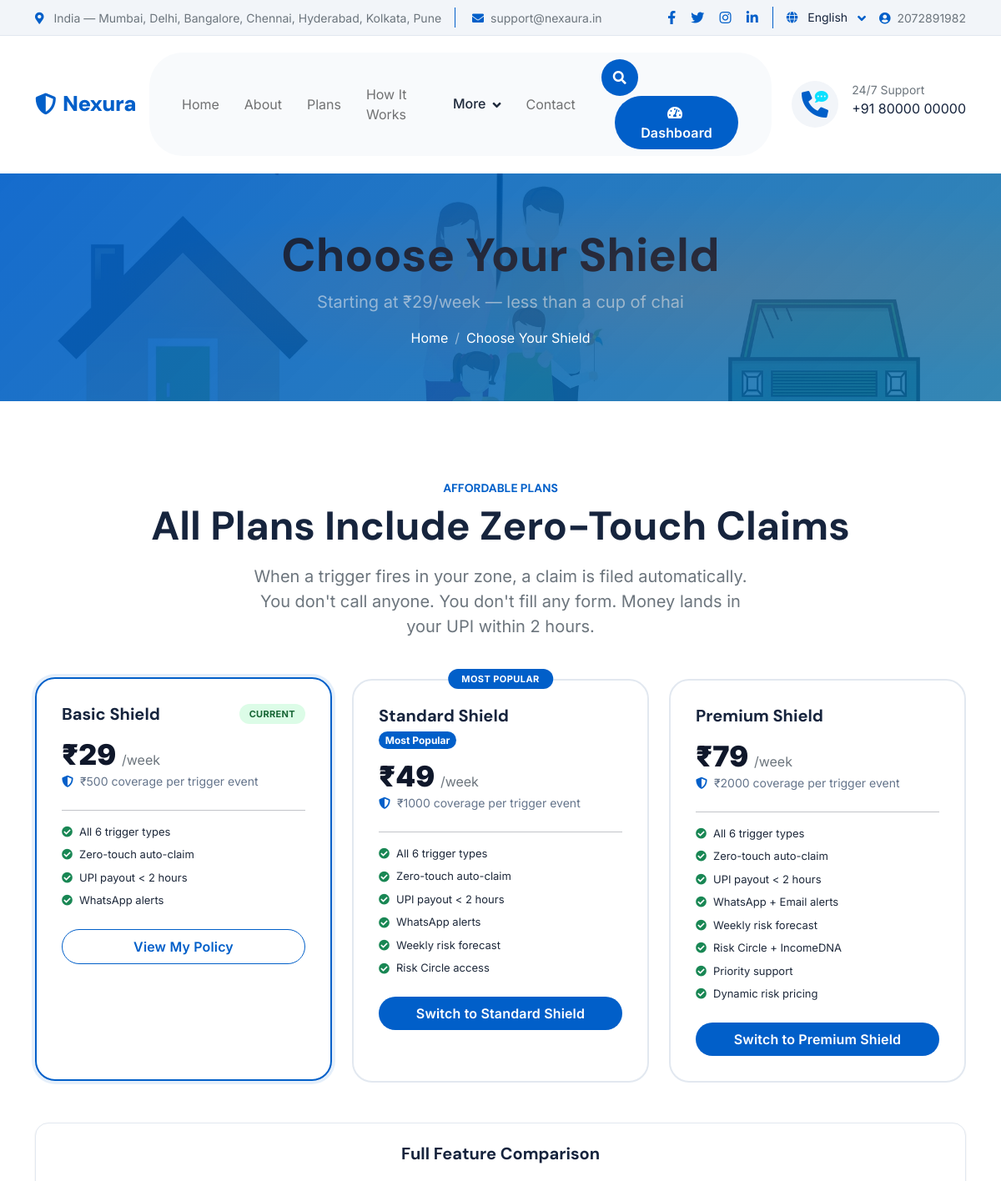
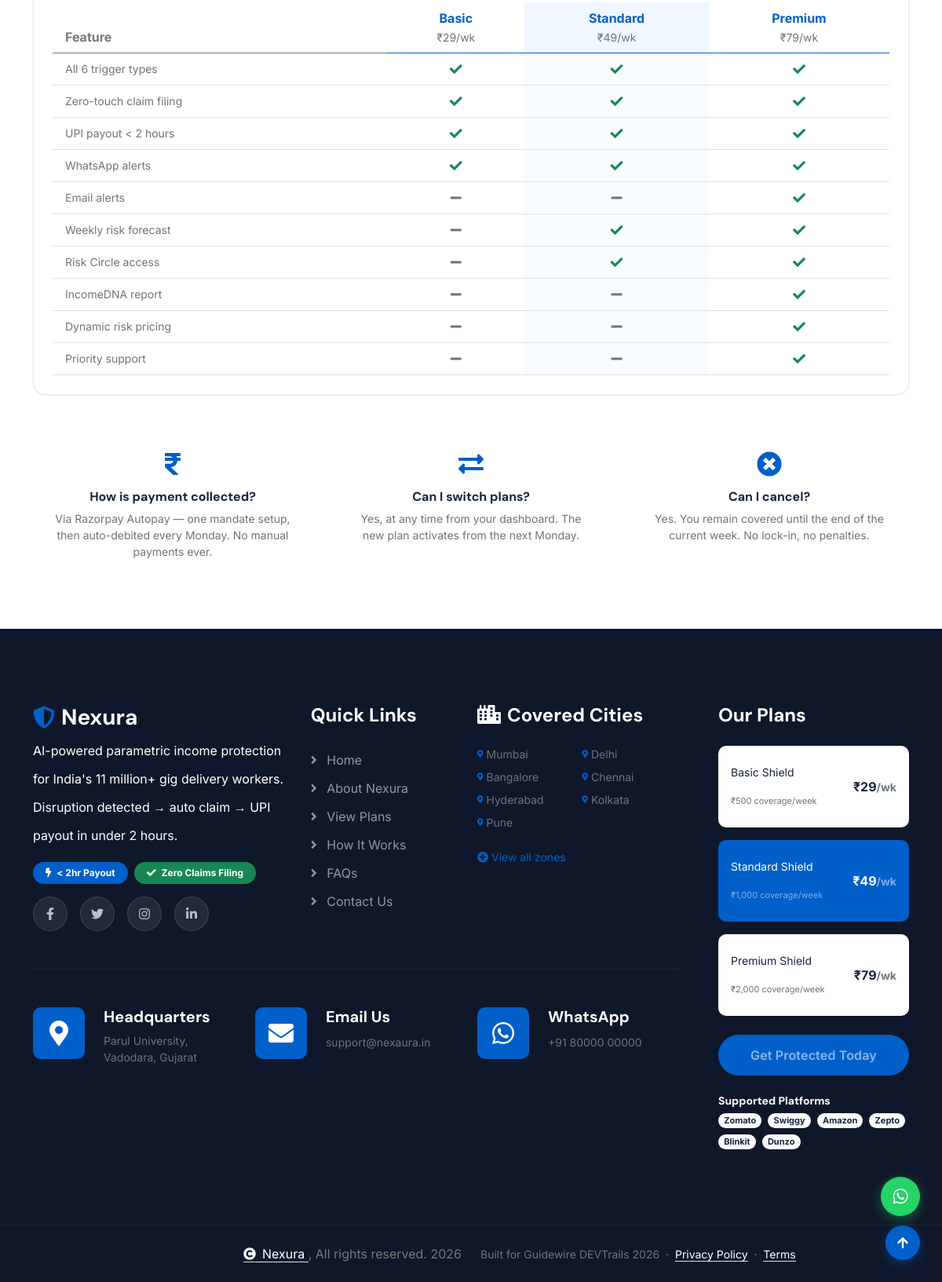
Screenshot of /plans/ (signed in) with the database file from the repository (2 pictures, top to bottom).
### apps/accounts/models.py (models this page shows, shortened)
class User(AbstractBaseUser, PermissionsMixin):
	LANGUAGE_CHOICES = [
		("en", "English"),
		("hi", "Hindi"),
		("bn", "Bengali"),
	]
	mobile = models.CharField(max_length=10, unique=True, validators=[mobile_validator])
	email = models.EmailField(blank=True, null=True)
	is_worker = models.BooleanField(default=True)
	is_admin = models.BooleanField(default=False)
	is_staff = models.BooleanField(default=False)
	is_active = models.BooleanField(default=True)
	mobile_verified = models.BooleanField(default=False)
	profile_complete = models.BooleanField(default=False)
	language = models.CharField(max_length=5, choices=LANGUAGE_CHOICES, default="en")
	date_joined = models.DateTimeField(auto_now_add=True)
	objects = UserManager()
	USERNAME_FIELD = "mobile"
	REQUIRED_FIELDS = []
	class Meta:
		ordering = ["-date_joined"]

### apps/policies/models.py (models this page shows, shortened)
class PlanTier(models.Model):
	name = models.CharField(max_length=80)
	slug = models.SlugField(unique=True)
	description = models.TextField(blank=True)
	base_premium = models.DecimalField(max_digits=10, decimal_places=2)
	weekly_coverage = models.DecimalField(max_digits=10, decimal_places=2)
	features = models.JSONField(default=list, blank=True)
	is_recommended = models.BooleanField(default=False)
	is_active = models.BooleanField(default=True)
	sort_order = models.PositiveIntegerField(default=0)
	created_at = models.DateTimeField(auto_now_add=True)
	updated_at = models.DateTimeField(auto_now=True)
	class Meta:
		ordering = ["sort_order", "name"]

### apps/policies/views.py (the view)
class PlansView(View):
    template_name = 'policies/plans.html'
    def get(self, request):
        plans = PlanTier.objects.filter(is_active=True).order_by('sort_order')
        if not plans.exists():
            plans = _hardcoded_plans()
        active_policy = None
        if request.user.is_authenticated and request.user.is_worker:
            try:
                active_policy = request.user.policies.filter(
                    status='active'
                ).latest('start_date')
            except Policy.DoesNotExist:
                pass
        selected_slug = request.GET.get('plan', '')
        ctx = {
            'plans':         plans,
            'active_policy': active_policy,
            'selected_slug': selected_slug,
        }
        return render(request, self.template_name, ctx)

### templates/policies/plans.html (shortened to what this page needs)
{% extends "base.html" %}
{% load static nexura_tags %}
{% block content %}
{% include "includes/_breadcrumb.html" with title="Choose Your Shield" subtitle="Starting at ₹29/week — less than a cup of chai" %}
<div class="container py-5">
    <div class="text-center mb-5 wow fadeInUp">
        <h4 class="text-primary text-uppercase small fw-bold mb-2">Affordable Plans</h4>
        <h2 class="display-5 fw-bold mb-3">All Plans Include Zero-Touch Claims</h2>
        <p class="text-muted fs-5 mx-auto" style="max-width:620px;">
            When a trigger fires in your zone, a claim is filed automatically.
            You don't call anyone. You don't fill any form.
            Money lands in your UPI within 2 hours.
        </p>
    </div>
    <div class="row g-4 justify-content-center mb-5">
        {% for plan in plans %}
        <div class="col-md-6 col-lg-4 wow fadeInUp" data-wow-delay="0.{{ forloop.counter }}s">
            <div class="plan-card h-100
                {% if plan.is_recommended %}recommended{% endif %}
                {% if active_policy and active_policy.plan_tier.slug == plan.slug %}selected{% endif %}
                {% if selected_slug == plan.slug %}selected{% endif %}">
                <div class="d-flex justify-content-between align-items-start mb-3">
                    <div>
                        <h5 class="fw-bold mb-1">{{ plan.name }}</h5>
                        {% if plan.is_recommended %}
                        <span class="badge bg-primary rounded-pill small">Most Popular</span>
                        {% endif %}
                    </div>
                    {% if active_policy and active_policy.plan_tier.slug == plan.slug %}
                    <span class="status-badge active">Current</span>
                    {% endif %}
                </div>
                <div class="plan-premium mb-1">
                    ₹{{ plan.base_premium|floatformat:0 }}
                    <span class="fs-6 fw-normal text-muted">/week</span>
                </div>
                <p class="plan-coverage mb-4">
                    <i class="fas fa-shield-alt text-primary me-1"></i>
                    ₹{{ plan.weekly_coverage|floatformat:0 }} coverage per trigger event
                </p>
                <hr>
                <div class="d-flex flex-column gap-2 mb-4">
                    {% for feature in plan.features %}
                    <p class="plan-feature mb-0">
                        <i class="fas fa-check-circle text-success"></i>
                        {{ feature }}
                    </p>
                    {% endfor %}
                </div>
                {% if user.is_authenticated %}
                    {% if active_policy and active_policy.plan_tier.slug == plan.slug %}
                    <a href="{% url 'policies:my_policy' %}" class="btn btn-outline-primary rounded-pill w-100 py-2">
                        View My Policy
                    </a>
                    {% else %}
                    <a href="{% url 'policies:select_plan' plan.slug %}" class="btn btn-primary rounded-pill w-100 py-2 fw-semibold">
                        {% if active_policy %}Switch to {{ plan.name }}{% else %}Get {{ plan.name }}{% endif %}
                    </a>
                    {% endif %}
                {% else %}
                <a href="{% url 'accounts:register' %}?plan={{ plan.slug }}" class="btn btn-primary rounded-pill w-100 py-2 fw-semibold">
                    Get {{ plan.name }}
                </a>
                {% endif %}
            </div>
        </div>
        {% endfor %}
    </div>
    <div class="nexura-stat-card wow fadeInUp mb-5">
        <h5 class="fw-bold mb-4 text-center">Full Feature Comparison</h5>
        <div class="table-responsive">
            <table class="table text-center align-middle mb-0">
                <thead>
                    <tr>
                        <th class="text-start ps-3" style="width:40%;">Feature</th>
                        <th class="text-primary">Basic<br><small class="text-muted fw-normal">₹29/wk</small></th>
                        <th class="text-primary fw-bold" style="background:#f0f7ff;">Standard<br><small class="text-muted fw-normal">₹49/wk</small></th>
                        <th class="text-primary">Premium<br><small class="text-muted fw-normal">₹79/wk</small></th>
                    </tr>
                </thead>
                <tbody>
                    {% for row in comparison_rows %}
                    <tr>
                        <td class="text-start ps-3 text-muted small">{{ row.feature }}</td>
                        <td>{% if row.basic %}<i class="fas fa-check text-success"></i>{% else %}<i class="fas fa-minus text-muted"></i>{% endif %}</td>
                        <td style="background:#f8fbff;">{% if row.standard %}<i class="fas fa-check text-success"></i>{% else %}<i class="fas fa-minus text-muted"></i>{% endif %}</td>
                        <td>{% if row.premium %}<i class="fas fa-check text-success"></i>{% else %}<i class="fas fa-minus text-muted"></i>{% endif %}</td>
                    </tr>
                    {% empty %}
                    <tr><td class="text-start ps-3 text-muted small">All 6 trigger types</td>
                        <td><i class="fas fa-check text-success"></i></td>
                        <td style="background:#f8fbff;"><i class="fas fa-check text-success"></i></td>
                        <td><i class="fas fa-check text-success"></i></td></tr>
                    <tr><td class="text-start ps-3 text-muted small">Zero-touch claim filing</td>
                        <td><i class="fas fa-check text-success"></i></td>
                        <td style="background:#f8fbff;"><i class="fas fa-check text-success"></i></td>
                        <td><i class="fas fa-check text-success"></i></td></tr>
                    <tr><td class="text-start ps-3 text-muted small">UPI payout &lt; 2 hours</td>
                        <td><i class="fas fa-check text-success"></i></td>
                        <td style="background:#f8fbff;"><i class="fas fa-check text-success"></i></td>
                        <td><i class="fas fa-check text-success"></i></td></tr>
                    <tr><td class="text-start ps-3 text-muted small">WhatsApp alerts</td>
                        <td><i class="fas fa-check text-success"></i></td>
                        <td style="background:#f8fbff;"><i class="fas fa-check text-success"></i></td>
                        <td><i class="fas fa-check text-success"></i></td></tr>
                    <tr><td class="text-start ps-3 text-muted small">Email alerts</td>
                        <td><i class="fas fa-minus text-muted"></i></td>
                        <td style="background:#f8fbff;"><i class="fas fa-minus text-muted"></i></td>
                        <td><i class="fas fa-check text-success"></i></td></tr>
                    <tr><td class="text-start ps-3 text-muted small">Weekly risk forecast</td>
                        <td><i class="fas fa-minus text-muted"></i></td>
                        <td style="background:#f8fbff;"><i class="fas fa-check text-success"></i></td>
                        <td><i class="fas fa-check text-success"></i></td></tr>
                    <tr><td class="text-start ps-3 text-muted small">Risk Circle access</td>
                        <td><i class="fas fa-minus text-muted"></i></td>
                        <td style="background:#f8fbff;"><i class="fas fa-check text-success"></i></td>
                        <td><i class="fas fa-check text-success"></i></td></tr>
                    <tr><td class="text-start ps-3 text-muted small">IncomeDNA report</td>
                        <td><i class="fas fa-minus text-muted"></i></td>
                        <td style="background:#f8fbff;"><i class="fas fa-minus text-muted"></i></td>
                        <td><i class="fas fa-check text-success"></i></td></tr>
                    <tr><td class="text-start ps-3 text-muted small">Dynamic risk pricing</td>
                        <td><i class="fas fa-minus text-muted"></i></td>
                        <td style="background:#f8fbff;"><i class="fas fa-minus text-muted"></i></td>
                        <td><i class="fas fa-check text-success"></i></td></tr>
                    <tr><td class="text-start ps-3 text-muted small">Priority support</td>
                        <td><i class="fas fa-minus text-muted"></i></td>
                        <td style="background:#f8fbff;"><i class="fas fa-minus text-muted"></i></td>
                        <td><i class="fas fa-check text-success"></i></td></tr>
                    {% endfor %}
                </tbody>
            </table>
        </div>
    </div>
    <div class="row g-4 wow fadeInUp">
        <div class="col-md-4">
            <div class="text-center p-4">
                <i class="fas fa-rupee-sign fa-2x text-primary mb-3"></i>
                <h6 class="fw-bold">How is payment collected?</h6>
                <p class="text-muted small">Via Razorpay Autopay — one mandate setup, then auto-debited every Monday. No manual payments ever.</p>
            </div>
        </div>
        <div class="col-md-4">
            <div class="text-center p-4">
                <i class="fas fa-exchange-alt fa-2x text-primary mb-3"></i>
                <h6 class="fw-bold">Can I switch plans?</h6>
                <p class="text-muted small">Yes, at any time from your dashboard. The new plan activates from the next Monday.</p>
            </div>
        </div>
        <div class="col-md-4">
            <div class="text-center p-4">
                <i class="fas fa-times-circle fa-2x text-primary mb-3"></i>
                <h6 class="fw-bold">Can I cancel?</h6>
                <p class="text-muted small">Yes. You remain covered until the end of the current week. No lock-in, no penalties.</p>
            </div>
        </div>
    </div>
</div>
{% endblock %}

### templates/includes/_topbar.html (shortened to what this page needs)
{% load static %}
<div class="container-fluid topbar px-0 px-lg-4 bg-light py-2 d-none d-lg-block">
    <div class="container">
        <div class="row gx-0 align-items-center">
            <div class="col-lg-8 text-center text-lg-start mb-lg-0">
                <div class="d-flex flex-wrap gap-1">
                    <div class="border-end border-primary pe-3">
                        <span class="text-muted small">
                            <i class="fas fa-map-marker-alt text-primary me-2"></i>
                            India — Mumbai, Delhi, Bangalore, Chennai, Hyderabad, Kolkata, Pune
                        </span>
                    </div>
                    <div class="ps-3">
                        <a href="mailto:support@nexaura.in" class="text-muted small">
                            <i class="fas fa-envelope text-primary me-2"></i>support@nexaura.in
                        </a>
                    </div>
                </div>
            </div>
            <div class="col-lg-4 text-center text-lg-end">
                <div class="d-flex justify-content-end align-items-center">
                    <div class="d-flex border-end border-primary pe-3">
                        <a class="btn p-0 text-primary me-3" href="#" aria-label="Facebook">
                            <i class="fab fa-facebook-f"></i>
                        </a>
                        <a class="btn p-0 text-primary me-3" href="#" aria-label="Twitter">
                            <i class="fab fa-twitter"></i>
                        </a>
                        <a class="btn p-0 text-primary me-3" href="#" aria-label="Instagram">
                            <i class="fab fa-instagram"></i>
                        </a>
                        <a class="btn p-0 text-primary me-0" href="#" aria-label="LinkedIn">
                            <i class="fab fa-linkedin-in"></i>
                        </a>
                    </div>
                    <div class="dropdown ms-3">
                        <a href="#" class="dropdown-toggle text-dark" data-bs-toggle="dropdown">
                            <small>
                                <i class="fas fa-globe text-primary me-2"></i>
                                {% if request.session.language == 'hi' %}हिंदी
                                {% elif request.session.language == 'mr' %}मराठी
                                {% elif request.session.language == 'bn' %}বাংলা
                                {% elif request.session.language == 'ta' %}தமிழ்
                                {% elif request.session.language == 'te' %}తెలుగు
                                {% else %}English{% endif %}
                            </small>
                        </a>
                    </div>
                    <div class="ms-3 d-flex gap-2 align-items-center">
                        {% if user.is_authenticated %}
                            <span class="text-muted small">
                                <i class="fas fa-user-circle text-primary me-1"></i>
                                {{ user.mobile }}
                            </span>
                        {% else %}
                            <a href="{% url 'accounts:login' %}" class="text-muted small">
                                <i class="fas fa-sign-in-alt text-primary me-1"></i>Login
                            </a>
                        {% endif %}
                    </div>
                </div>
            </div>
        </div>
    </div>
</div>

### rows the page displays
User: mobile "2072891982"
PlanTier: name "Basic Shield", slug "CURRENT", base_premium "29", weekly_coverage "500", features "All 6 trigger types" "Zero-touch auto-claim" "UPI payout < 2 hours" "WhatsApp alerts"
PlanTier: name "Standard Shield", is_recommended "Most Popular", base_premium "49", weekly_coverage "1000", features "All 6 trigger types" "Zero-touch auto-claim" "UPI payout < 2 hours" "WhatsApp alerts" "Weekly risk forecast" "Risk Circle access"
PlanTier: name "Premium Shield", base_premium "79", weekly_coverage "2000", features "All 6 trigger types" "Zero-touch auto-claim" "UPI payout < 2 hours" "WhatsApp + Email alerts" "Weekly risk forecast" "Risk Circle + IncomeDNA" "Priority support" "Dynamic risk pricing"

### other values shown
{{ title }} "Choose Your Shield"
{{ subtitle }} "Starting at ₹29/week — less than a cup of chai"
{{ city }} "Mumbai" "Delhi" "Bangalore" "Chennai" "Hyderabad" "Kolkata" "Pune"
{{ platform }} "Zomato" "Swiggy" "Amazon" "Zepto" "Blinkit" "Dunzo"
{{ nexura.current_year }} "2026"
